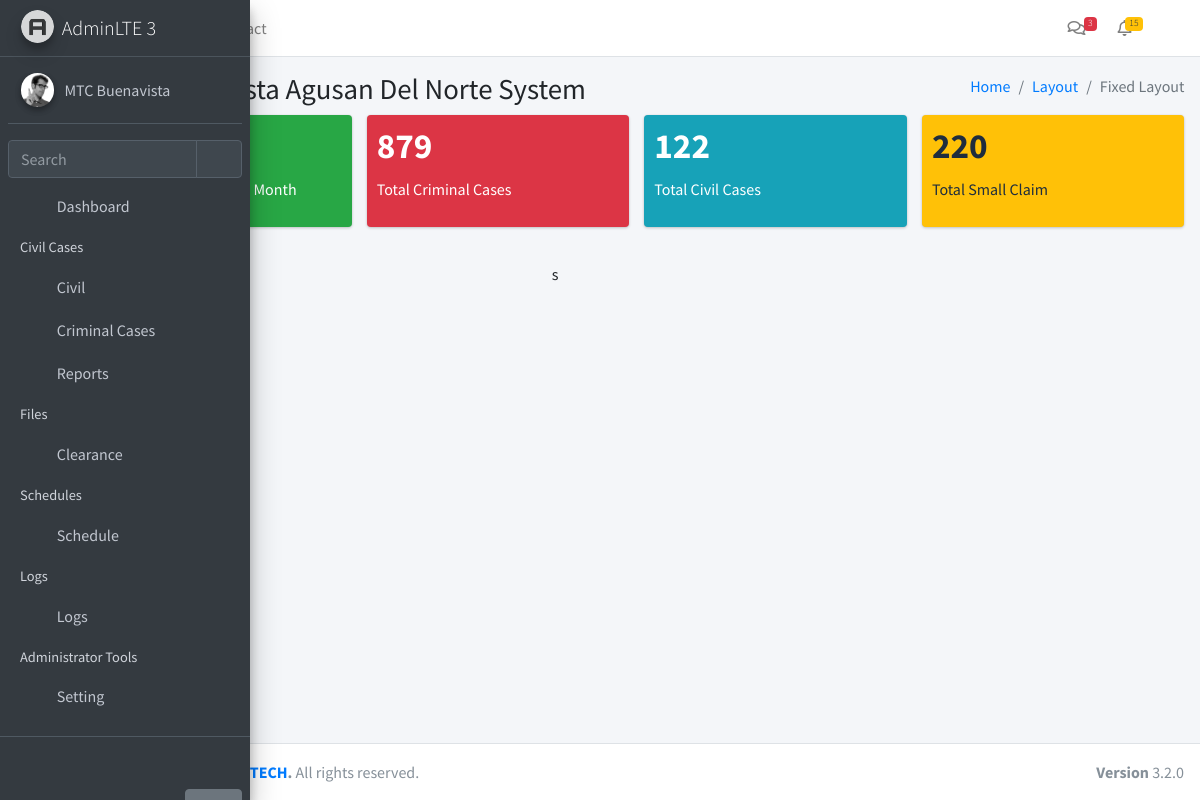
The app's page /dashboard (signed in) with its own data.
### app/models.py (models this page shows)
class Module(db.Model):
    __tablename__ = 'modules'
    id = db.Column(db.Integer, primary_key=True)
    name = db.Column(db.String(255), nullable=False)
    icon = db.Column(db.String(255), nullable=False)
    description = db.Column(db.Text, nullable=True)
    url = db.Column(db.String(255), nullable=True)
    created_at = db.Column(db.DateTime, default=datetime.utcnow)
    updated_at = db.Column(db.DateTime, default=datetime.utcnow, onupdate=datetime.utcnow)

### app/routes/core.py (the view)
@core_bp.route('/dashboard')
@login_required
def dashboard():
    criminalCounts = CTMS1000.query.count()
    civilCounts = Cases.query.filter(
        Cases.case_type.ilike("CIVIL CASE")
    ).count()
    smallclaimsCounts = Cases.query.filter(
        Cases.case_type.ilike("SMALLCLAIMS")
    ).count()
    current_month = datetime.now().month
    current_year = datetime.now().year
    criminalCaseThisMonth = CTMS1000.query.filter(
        extract('month', CTMS1000.DTRECEIVED) == current_month,
        extract('year', CTMS1000.DTRECEIVED) == current_year
    ).count()
    civilCasesThisMonth = Cases.query.filter(
        extract('month', Cases.date_filed) == current_month,
        extract('year', Cases.date_filed) == current_year
    ).count()
    totalCaseThisMonth = criminalCaseThisMonth + civilCasesThisMonth
    schedules = ScheduleMaster.query.all()
    events_map = {}
    for s in schedules:
        data = s.to_dict()
        if not data.get("Date") or not data.get("Time Start"):
            continue
        try:
            raw = f"{data['Date']} {data['Time Start']}"
            dt = datetime.strptime(raw, "%m/%d/%Y %I:%M %p")
        except Exception as e:
            print("DATE PARSE ERROR:", raw, e)
            continue
        case_type = (data.get("Case Type") or "").upper()
        case_no = data.get("Case Number") or data.get("Title")
        if not (case_type or case_no):
            continue
        key = f"{case_type}-{case_no}-{dt.strftime('%Y-%m-%dT%H:%M:%S')}"
        if key in events_map:
            continue
        events_map[key] = {
            "title": (
                data["Title"] if case_type == "WEDDING"
                else f"{data.get('Case Type')} - {case_no}"
            ),
            "start": dt.strftime("%Y-%m-%dT%H:%M:%S")
        }
    events = list(events_map.values())
    print("FINAL EVENTS:", events)  # 🔥 DEBUG
    dashboard_data = {
        "criminalCounts": criminalCounts,
        "civilCounts": civilCounts,
        "smallclaimsCounts": smallclaimsCounts,
        "criminalCaseThisMonth": criminalCaseThisMonth,
        "civilCasesThisMonth": civilCasesThisMonth,
        "totalCaseThisMonth": totalCaseThisMonth,
        "events": events
    }
    return render_template(
        "dashboard.html",
        dashboard_data=dashboard_data
    )

### app/__init__.py (called while the page is built)
def create_app():
    app = Flask(__name__)
    app.config.from_object(Config)
    db.init_app(app)
    login_manager.init_app(app)
    login_manager.login_view = 'auth.login'
    from app.models import User, Setting, Module
    @login_manager.user_loader
    def load_user(user_id):
        return User.query.get(int(user_id))
    @app.context_processor
    def inject_globals():
        modules = Module.query.all()
        user_modules = []
        if current_user.is_authenticated and current_user.role:
            user_modules = current_user.role.modules
        settings = {s.function_desc: s.function for s in Setting.query.all()}
        return dict(modules=modules, user_modules=user_modules, settings=settings)
    from app.routes import blueprints
    for bp in blueprints:
        app.register_blueprint(bp)
    with app.app_context():
        db.create_all()
    return app

### app/models.py (called while the page is built)
    def to_dict(self):
        return {
            'id': self.id,
            'Date': self.Date,
            'Time Start': self.Time_Start,
            'Case Type': self.Case_Type,
            'Case Number': self.Case_Number,
            'Title': self.Title,
            'Status': self.Status,
            'Notes': self.Notes
        }

### app/templates/dashboard.html (shortened to what this page needs)
{% extends "layouts/layout1.html" %}
{% block dashboardDetails %}
  <link rel="stylesheet" href="https://code.ionicframework.com/ionicons/2.0.1/css/ionicons.min.css">
<div class="row">
  <div class="col-lg-3 col-6">
    <div class="small-box bg-success">
      <div class="inner">
        <h3>{{ dashboard_data.totalCaseThisMonth }}</h3>
        <p>Total New Case for this Month</p>
      </div>
    </div>
  </div>
  <div class="col-lg-3 col-6">
    <div class="small-box bg-danger">
      <div class="inner">
        <h3>{{ dashboard_data.criminalCounts }}</h3>
        <p>Total Criminal Cases</p>
      </div>
    </div>
  </div>
  <div class="col-lg-3 col-6">
    <div class="small-box bg-info">
      <div class="inner">
        <h3>{{ dashboard_data.civilCounts }}</h3>
        <p>Total Civil Cases</p>
      </div>
    </div>
  </div>
  <div class="col-lg-3 col-6">
    <div class="small-box bg-warning">
      <div class="inner">
        <h3>{{ dashboard_data.smallclaimsCounts }}</h3>
        <p>Total Small Claim</p>
      </div>
    </div>
  </div>
</div>
{% endblock %}
{% block content  %}
<section class="col-lg-5 connectedSortable">
</section>
<section class="col-lg-7 connectedSortable">
s
</section>
{% endblock %}

### app/templates/layouts/partials/navbar.html (shortened to what this page needs)
<nav class="mt-2">
  <ul class="nav nav-pills nav-sidebar flex-column nav-child-indent" data-widget="treeview" role="menu" data-accordion="false">
    <li class="nav-item">
      <a href="/dashboard" class="nav-link">
        <i class="nav-icon fas fa-tachometer-alt"></i>
        <p>Dashboard</p>
      </a>
    </li>
{% if user_modules %}
{% set civil_modules = [] %}
{% if civil_modules %}
  <li class="nav-header">Civil Cases</li>
    <li class="nav-item {% if request.path in ['/cases/oca', '/cases/scc', '/wedding'] %}menu-is-opening menu-open{% endif %}">
    <a href="#" class="nav-link">
      <i class="nav-icon fas fa-folder"></i>
      <p>
        Civil
        <i class="right fas fa-angle-left"></i>
      </p>
    </a>
  </li>
{% endif %}
  {% set standalone_modules = modules
    | selectattr('id', 'in', user_modules)
    | selectattr('id', 'in', [9,10,16])
    | list %}
  {% for m in standalone_modules %}
    <li class="nav-item">
      <a href="/{{ m.url }}" class="nav-link">
        <i class="nav-icon fa {{ m.icon }}"></i>
        <p>{{ m.name }}</p>
      </a>
    </li>
  {% endfor %}
{% endif %}
{% set cert_modules = modules
  | selectattr('id', 'in', user_modules)
  | selectattr('id', 'in', [5])
  | list %}
{% if cert_modules %}
  <li class="nav-header">Files</li>
   {% for m in cert_modules %}
        <li class="nav-item">
          <a href="/{{ m.url }}" class="nav-link">
            <i class="nav-icon fa {{ m.icon }}"></i>
            <p>{{ m.name }}</p>
          </a>
        </li>
      {% endfor %}
{% endif %}
{% set sched_modules = modules
  | selectattr('id', 'in', user_modules)
  | selectattr('id', 'in', [11,12])
  | list %}
{% if sched_modules %}
  <li class="nav-header">Schedules</li>
  <li class="nav-item {% if request.path in ['/schedule/court', '/schedule/wedding'] %}menu-is-opening menu-open{% endif %}">
    <a href="#" class="nav-link {% if request.path in ['/schedule/court', '/schedule/wedding'] %}active{% endif %}">
      <i class="nav-icon fas fa-calendar-alt"></i>
      <p>
        Schedule
        <i class="right fas fa-angle-left"></i>
      </p>
    </a>
  </li>
{% endif %}
{% set logs_modules = modules
  | selectattr('id', 'in', user_modules)
  | selectattr('id', 'in', [13,14,15])
  | list %}
{% if logs_modules %}
  <li class="nav-header">Logs</li>
  <li class="nav-item">
    <a href="#" class="nav-link">
      <i class="nav-icon fas fa-clipboard-list"></i>
      <p>
        Logs
        <i class="right fas fa-angle-left"></i>
      </p>
    </a>
  </li>
{% endif %}
    {% if user_modules %}
      {% set admin_modules = modules
        | selectattr('id', 'in', user_modules)
        | selectattr('id', 'in', [1,2,3,4])
        | list %}
 {% set admin_paths = ['/roles', '/users', '/modules', '/settings'] %}
{% if admin_modules %}
  <li class="nav-header">Administrator Tools</li>
  <li class="nav-item {% if request.path.rstrip('/') in admin_paths %}menu-is-opening menu-open{% endif %}">
    <a href="#"
       class="nav-link {% if request.path.rstrip('/') in admin_paths %}active{% endif %}">
      <i class="nav-icon fas fa-cogs"></i>
      <p>
        Setting
        <i class="right fas fa-angle-left"></i>
      </p>
    </a>
  </li>
{% endif %}
    {% endif %}
  </ul>
</nav>

### records on screen
Module: name "Criminal Cases"
Module: name "Reports"
Module: name "Clearance"

### other values on screen
{{ dashboard_data.criminalCounts }} "879"
{{ dashboard_data.civilCounts }} "122"
{{ dashboard_data.smallclaimsCounts }} "220"
